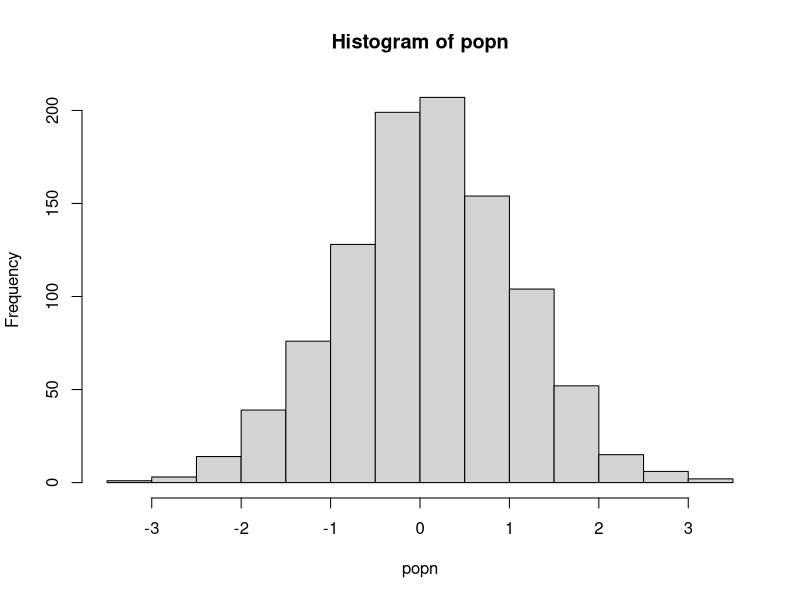

This chart was generated by the following R code:
######### Functions ##########

## A function to take a sample of size n from a population "popn" and return its mean
myexperiment <- function(popn,n){
  pop_sample <- sample(popn, n, replace = FALSE)
  return(mean(pop_sample))
}

## Calculate means using a for loop without preallocation:
loopy_sample1 <- function(popn, n, num){
  result1 <- vector() #Initialize empty vector of size 1
  for(i in 1:num){
    result1 <- c(result1, myexperiment(popn, n))
  }
  return(result1)
}

## To run "num" iterations of the experiment using a for loop on a vector with preallocation:
loopy_sample2 <- function(popn, n, num){
  result2 <- vector(,num) #Preallocate expected size
  for(i in 1:num){
    result2[i] <- myexperiment(popn, n)
  }
  return(result2)
}

## To run "num" iterations of the experiment using a for loop on a list with preallocation:
loopy_sample3 <- function(popn, n, num){
  result3 <- vector("list", num) #Preallocate expected size
  for(i in 1:num){
    result3[[i]] <- myexperiment(popn, n)
  }
  return(result3)
}


## To run "num" iterations of the experiment using vectorization with lapply:
lapply_sample <- function(popn, n, num){
  result4 <- lapply(1:num, function(i) myexperiment(popn, n))
  return(result4)
}

## To run "num" iterations of the experiment using vectorization with lapply:
sapply_sample <- function(popn, n, num){
  result5 <- sapply(1:num, function(i) myexperiment(popn, n))
  return(result5)
}

popn <- rnorm(1000) #Generate the population
hist(popn)
n <- 20 # sample size for each experiment
num <- 100 # Number of times to rerun the experiment

n <- 20 # sample size for each experiment
num <- 1000 # Number of times to rerun the experiment

print("The loopy, non-preallocation approach takes:" )
print(system.time(loopy_sample1(popn, n, num)))

print("The loopy, but with preallocation approach takes:" )
print(system.time(loopy_sample2(popn, n, num)))

print("The loopy, non-preallocation approach takes:" )
print(system.time(loopy_sample3(popn, n, num)))

print("The vectorized sapply approach takes:" )
print(system.time(sapply_sample(popn, n, num)))

print("The vectorized lapply approach takes:" )
print(system.time(lapply_sample(popn, n, num)))
